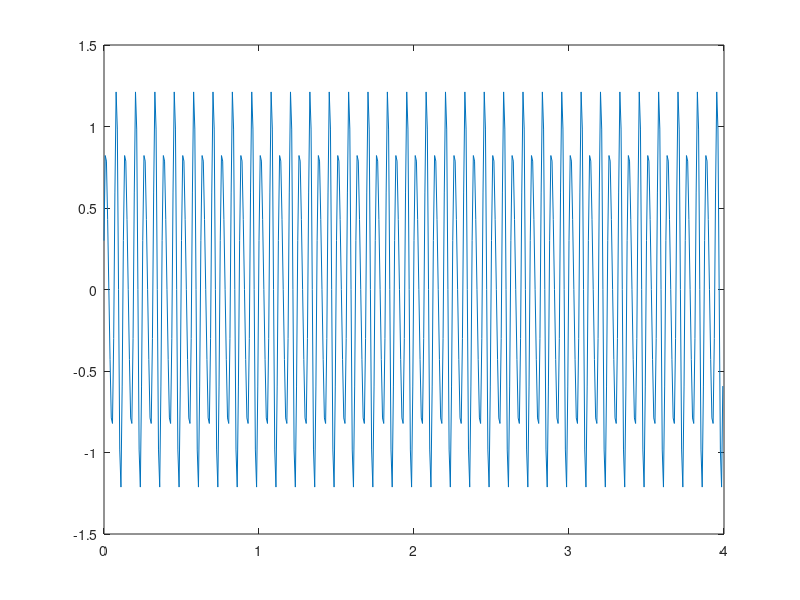

Source code (MATLAB):
%% Time specifications:
Fs = 128;                   % samples per second
dt = 1/Fs;                  % seconds per sample
StopTime = 4;               % seconds
t = (0:dt:StopTime-dt)';    % seconds


f1 = sin(32*pi*t);
f2 = sin(32*pi*t)+0.3*cos(48*pi*t);

figure;
plot(t,f1);
plot(t,f2);